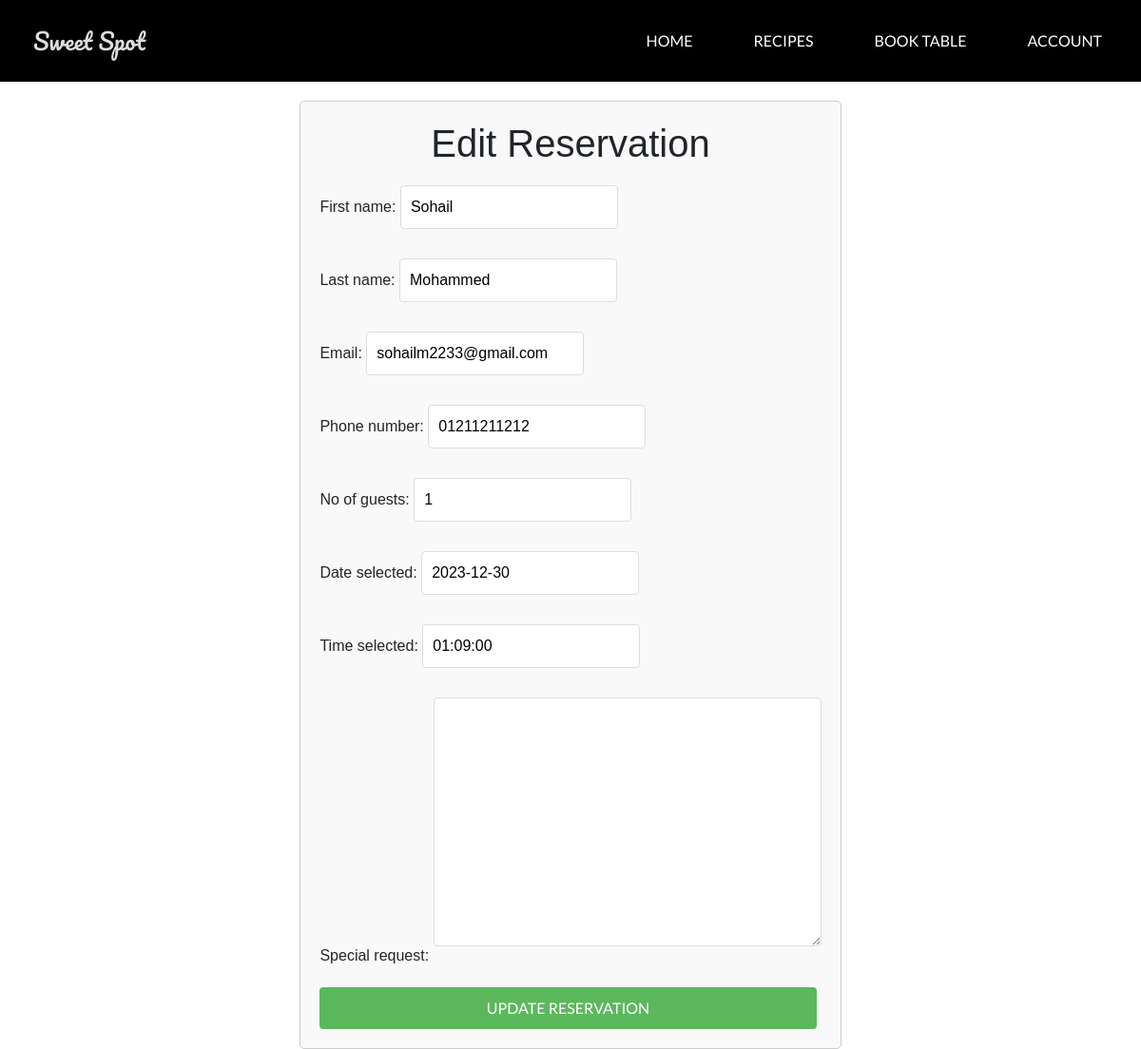
Page /edit/25/ on the committed database.
### SweetSpot/models.py (models this page shows, shortened)
class DinnerReservation(models.Model):
    user = models.ForeignKey(User, on_delete=models.CASCADE, null=True, blank=True)
    first_name = models.CharField(max_length=100)
    last_name = models.CharField(max_length=100)
    slug = models.SlugField(max_length=255, unique=True, null=True)
    email = models.EmailField()
    phone_number = models.CharField(max_length=20)
    no_of_guests = models.IntegerField()
    no_of_tables = models.IntegerField(default=0)
    date_selected = models.DateField()
    time_selected = models.TimeField()
    special_request = models.TextField(blank=True)
    created_on = models.DateTimeField(auto_now_add=True)
    status = models.IntegerField(choices=STATUS)
    done = models.BooleanField(default=False)
    class Meta:
        ordering = ['-created_on']

### SweetSpot/views.py (the view)
# urls.py: path('edit/<int:reservation_id>/', views.edit_reservation, name='edit_reservation'),
def edit_reservation(request, reservation_id):
    reservation = get_object_or_404(DinnerReservation, pk=reservation_id)
    if request.method == "POST":
        form = ReservationForm(request.POST, instance=reservation)
        if form.is_valid():
            form.save()
            return redirect('sweet_spot')
    else:
        form = ReservationForm(instance=reservation)
    context = {
        'form': form,
        'reservation': reservation,
    }
    return render(request, 'SweetSpot/edit_reservation.html', context)

### SweetSpot/forms.py
class ReservationForm(forms.ModelForm):
    class Meta:
        model = DinnerReservation
        fields = ['first_name', 'last_name', 'email', 'phone_number', 'no_of_guests', 'date_selected', 'time_selected', 'special_request']

### SweetSpot/templates/SweetSpot/edit_reservation.html (shortened to what this page needs)
{% extends "SweetSpot/base.html" %}
{% block main_content %}
<div class="form-container">
    <h1>Edit Reservation</h1>
    <form method="POST" action="{% url 'edit_reservation' reservation.id %}">
        {{ form.as_p }}
        <button type="submit" class="btn btn-primary">Update Reservation</button>
    </form>
</div>
{% endblock main_content %}

### static/css/style.css (style rules this page uses)
body { font-family: 'Montserrat', sans-serif; }
.btn { padding: 10px 20px; grid-gap: 20px; font-size: 16px; font-family: 'Lato', sans-serif; border: 1px solid #ccc; border-radius: 5px; background-color: #f2f2f2; color: #333; text-transform: uppercase; cursor: pointer; transition: background-color 0.3s, color 0.3s; }
.btn-primary { background-color: black; color: white; border-color: black; }
.form-container { max-width: 600px; margin: 20px auto; padding: 20px; border: 1px solid #ccc; border-radius: 5px; background-color: #f9f9f9; }
.form-container h1 { text-align: center; margin-bottom: 20px; }
.form-container form { display: flex; flex-direction: column; }
.form-container label { margin-bottom: 5px; }
.form-container input[type="text"], .form-container input[type="email"], .form-container input[type="tel"], .form-container input[type="number"], .form-container input[type="date"], .form-container input[type="time"], .form-container textarea { padding: 10px; margin-bottom: 15px; border: 1px solid #ddd; border-radius: 4px; }
.form-container button[type="submit"], .form-container a.cancel-button { padding: 10px 15px; color: white; background-color: #5cb85c; border: none; border-radius: 4px; cursor: pointer; margin-right: 5px; }
html, body { height: 100%; }
body { margin: 0; display: flex; flex-direction: column; }

### rows in the picture
DinnerReservation: first_name "Sohail", last_name "Mohammed", email "sohailm2233@gmail.com", phone_number "01211211212", no_of_guests "1", date_selected "2023-12-30", time_selected "01:09:00"
